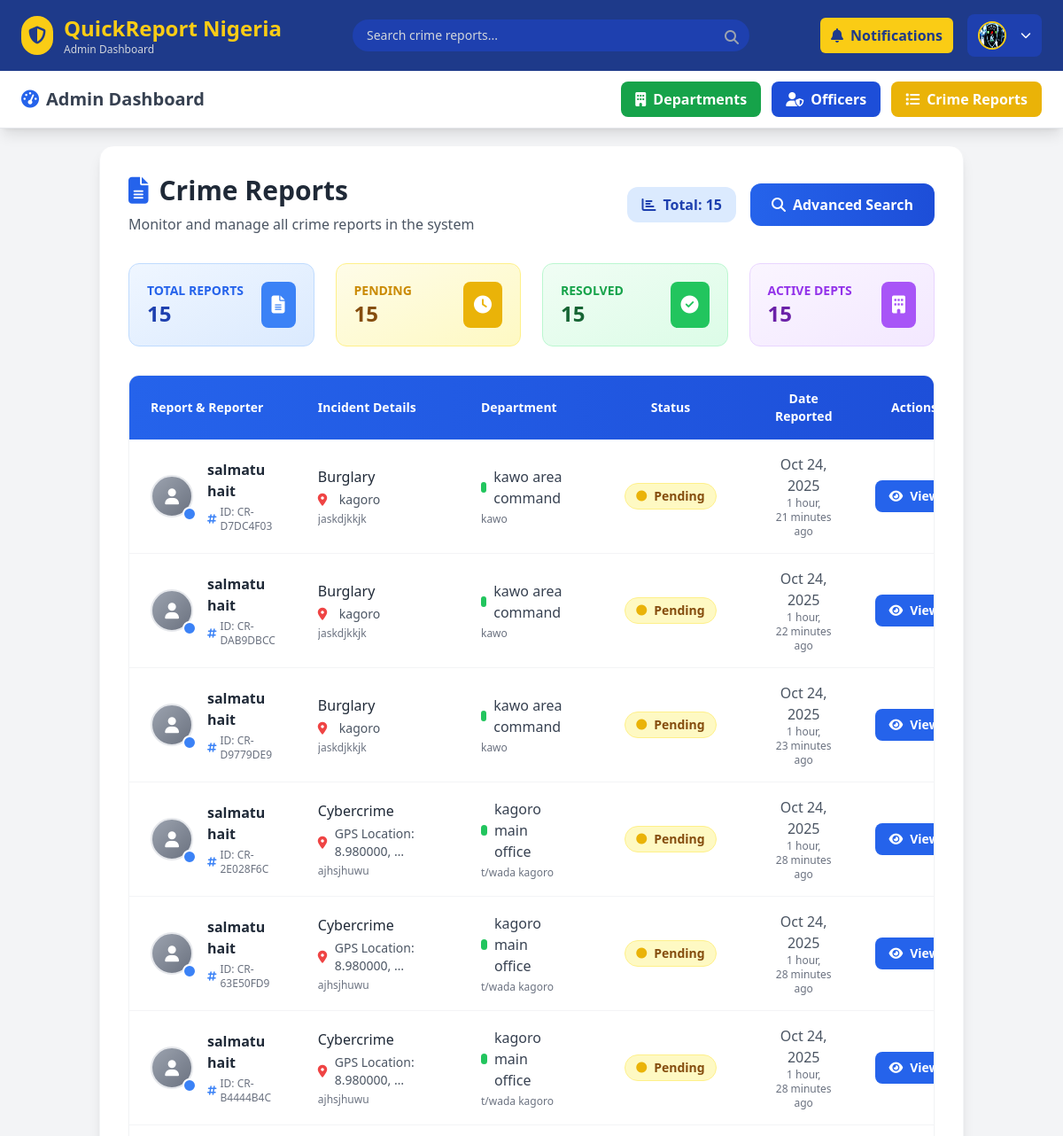
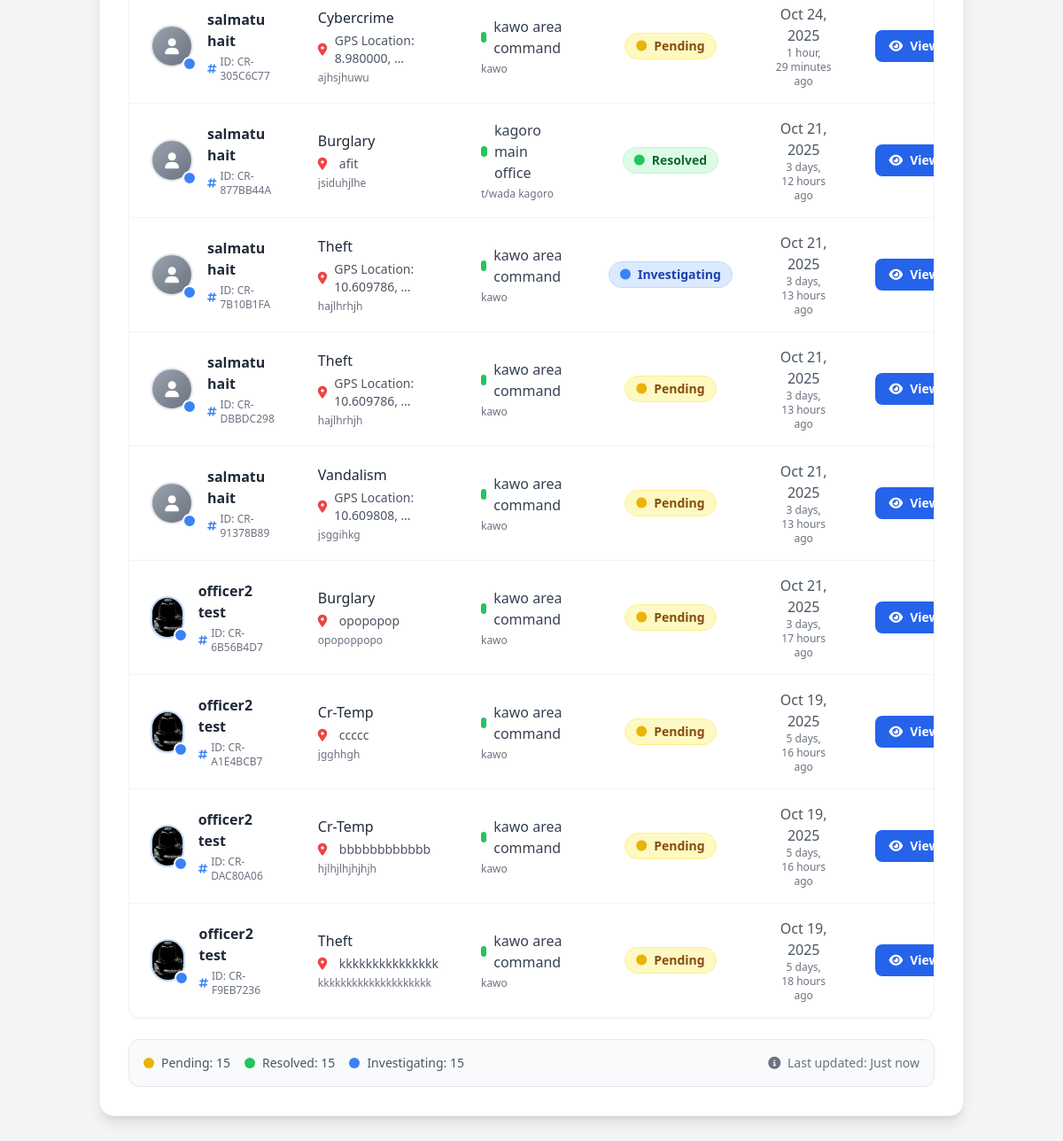
Screenshot of /reported-crime (signed in) with the database file from the repository (2 pictures, top to bottom).
### crime_app/models.py (models this page shows, shortened)
class CrimeReport(models.Model):
    STATUS_CHOICES = (
        ('Pending', 'Pending'),
        ('Investigating', 'Investigating'),
        ('Resolved', 'Resolved'),
        ('Dismissed', 'Dismissed')
    )
    PRIORITY_CHOICES = (
        ('Low', 'Low'),
        ('Medium', 'Medium'),
        ('High', 'High'),
        ('Emergency', 'Emergency')
    )
    INCIDENT_TYPES = [
        ('CR-TEMP', 'CR-TEMP'),
        ('ASSAULT', 'Assault'),
        ('BURGLARY', 'Burglary'),
        ('THEFT', 'Theft'),
        ('ROBBERY', 'Robbery'),
        ('VANDALISM', 'Vandalism'),
        ('FRAUD', 'Fraud'),
        ('CYBERCRIME', 'Cyber Crime'),
        ('DRUG_OFFENSE', 'Drug Offense'),
        ('TRAFFIC_ACCIDENT', 'Traffic Accident'),
        ('DOMESTIC_VIOLENCE', 'Domestic Violence'),
        ('HARASSMENT', 'Harassment'),
        ('OTHER', 'Other'),
    ]
    report_id = models.CharField(max_length=12, unique=True, editable=False)
    reporter = models.ForeignKey(User, on_delete=models.SET_NULL, null=True, blank=True, related_name='reports')
    department = models.ForeignKey(Department, on_delete=models.SET_NULL, null=True, blank=True)
    title = models.CharField(max_length=200)
    description = models.TextField()
    location = models.CharField(max_length=255)
    latitude = models.FloatField(null=True, blank=True)
    longitude = models.FloatField(null=True, blank=True)
    incident_type = models.CharField(max_length=50, choices=INCIDENT_TYPES)
    priority = models.CharField(max_length=20, choices=PRIORITY_CHOICES, default='Medium')
    evidence_image = models.ImageField(upload_to='evidence/images/%Y/%m/%d/', null=True, blank=True)
    evidence_video = models.FileField(upload_to='evidence/videos/%Y/%m/%d/', null=True, blank=True)
    evidence_audio = models.FileField(upload_to='evidence/audio/%Y/%m/%d/', null=True, blank=True)
    date_reported = models.DateTimeField(auto_now_add=True)
    date_updated = models.DateTimeField(auto_now=True)
    status = models.CharField(max_length=20, choices=STATUS_CHOICES, default='Pending')
    class Meta:
        ordering = ['-date_reported']
        indexes = [
            models.Index(fields=['status', 'date_reported']),
            models.Index(fields=['reporter', 'date_reported']),
            models.Index(fields=['department', 'date_reported']),
        ]
        verbose_name = "Crime Report"
        verbose_name_plural = "Crime Reports"

class User(AbstractUser):
    ROLE_CHOICES = (
        ('admin', 'Super Admin'),
        ('officer', 'Officer'),
        ('citizen', 'Citizen'),
    )
    role = models.CharField(max_length=20, choices=ROLE_CHOICES, default='citizen')
    phone = models.CharField(max_length=20, blank=True, null=True)
    address = models.TextField(blank=True, null=True)
    is_active = models.BooleanField(default=True)

class Department(models.Model):
    name = models.CharField(max_length=100, unique=True)
    location = models.CharField(max_length=150)
    contact_number = models.CharField(max_length=20, blank=True, null=True)
    established_date = models.DateField(blank=True, null=True)
    is_active = models.BooleanField(default=True)

class Officer(models.Model):
    RANK_CHOICES = [
        ('ASP', 'Assistant Superintendent of Police'),
        ('DSP', 'Deputy Superintendent of Police'),
        ('SP', 'Superintendent of Police'),
        ('CSP', 'Chief Superintendent of Police'),
        ('ACP', 'Assistant Commissioner of Police'),
        ('DCP', 'Deputy Commissioner of Police'),
        ('CP', 'Commissioner of Police'),
    ]
    user = models.OneToOneField(User, on_delete=models.CASCADE)
    rank = models.CharField(max_length=50, choices=RANK_CHOICES)
    badge_number = models.CharField(max_length=30, unique=True)
    department = models.ForeignKey('Department', on_delete=models.SET_NULL, null=True, blank=True, related_name='officers')
    profile_picture = models.ImageField(upload_to='officers/', blank=True, null=True)
    on_duty = models.BooleanField(default=True)

### crime_app/views.py (the view)
def reported_crime(request):
    if not request.user.is_authenticated or (not request.user.is_superuser and getattr(request.user, 'role', None) != 'admin'):
        messages.error(request, "Access denied. Admin privileges required.")
        return redirect('my-login')
    reports = CrimeReport.objects.all().order_by('-date_reported' , '-date_updated')
    return render(request, 'crime_app/adminPage/reported-crime.html', {'reports': reports})

### crime_app/context_processors.py (called while the page is built)
def officer_notifications(request):
    if request.user.is_authenticated and hasattr(request.user, 'officer'):
        officer = request.user.officer
        unread_count = officer.notifications.filter(is_read=False).count()
        recent_notifications = officer.notifications.order_by('-created_at')[:5]
    else:
        unread_count = 0
        recent_notifications = []
    return {
        'unread_count': unread_count,
        'recent_notifications': recent_notifications,
    }

### crime_app/templates/crime_app/adminPage/reported-crime.html (shortened to what this page needs)
{% extends "crime_app/adminPage/base.html" %}
{% load static %}
{% block content %}
<div class="bg-white rounded-2xl shadow-lg border border-gray-100 p-8">
  <div class="flex justify-between items-center mb-8">
    <div>
      <h1 class="text-3xl font-bold text-gray-800 flex items-center">
        <i class="fas fa-file-alt text-blue-600 mr-3"></i>
        Crime Reports
      </h1>
      <p class="text-gray-600 mt-2">Monitor and manage all crime reports in the system</p>
    </div>
    <div class="flex items-center space-x-4">
      <span class="bg-blue-100 text-blue-800 px-4 py-2 rounded-xl font-semibold flex items-center">
        <i class="fas fa-chart-bar mr-2"></i>
        Total: {{ reports.count }}
      </span>
      <a href="{% url 'search-crime' %}"
         class="bg-gradient-to-r from-blue-600 to-blue-700 hover:from-blue-700 hover:to-blue-800 text-white px-6 py-3 rounded-xl font-semibold transition flex items-center gap-2">
        <i class="fas fa-search"></i>
        Advanced Search
      </a>
    </div>
  </div>
  <div class="grid grid-cols-1 md:grid-cols-4 gap-6 mb-8">
    <div class="bg-gradient-to-br from-blue-50 to-blue-100 border border-blue-200 rounded-xl p-5">
      <div class="flex items-center justify-between">
        <div>
          <p class="text-blue-600 text-sm font-semibold">TOTAL REPORTS</p>
          <p class="text-2xl font-bold text-blue-800">{{ reports.count }}</p>
        </div>
        <div class="bg-blue-500 p-3 rounded-lg">
          <i class="fas fa-file-alt text-white text-xl"></i>
        </div>
      </div>
    </div>
    <div class="bg-gradient-to-br from-yellow-50 to-yellow-100 border border-yellow-200 rounded-xl p-5">
      <div class="flex items-center justify-between">
        <div>
          <p class="text-yellow-600 text-sm font-semibold">PENDING</p>
          <p class="text-2xl font-bold text-yellow-800">
            {% with pending_count=reports|dictsort:"status"|length %}
              {{ pending_count }}
            {% endwith %}
          </p>
        </div>
        <div class="bg-yellow-500 p-3 rounded-lg">
          <i class="fas fa-clock text-white text-xl"></i>
        </div>
      </div>
    </div>
    <div class="bg-gradient-to-br from-green-50 to-green-100 border border-green-200 rounded-xl p-5">
      <div class="flex items-center justify-between">
        <div>
          <p class="text-green-600 text-sm font-semibold">RESOLVED</p>
          <p class="text-2xl font-bold text-green-800">
            {% with resolved_count=reports|dictsort:"status"|length %}
              {{ resolved_count }}
            {% endwith %}
          </p>
        </div>
        <div class="bg-green-500 p-3 rounded-lg">
          <i class="fas fa-check-circle text-white text-xl"></i>
        </div>
      </div>
    </div>
    <div class="bg-gradient-to-br from-purple-50 to-purple-100 border border-purple-200 rounded-xl p-5">
      <div class="flex items-center justify-between">
        <div>
          <p class="text-purple-600 text-sm font-semibold">ACTIVE DEPTS</p>
          <p class="text-2xl font-bold text-purple-800">
            {% with dept_count=reports|dictsort:"department.id"|length %}
              {{ dept_count }}
            {% endwith %}
          </p>
        </div>
        <div class="bg-purple-500 p-3 rounded-lg">
          <i class="fas fa-building text-white text-xl"></i>
        </div>
      </div>
    </div>
  </div>
  <div class="bg-white rounded-xl shadow-sm border border-gray-100 overflow-hidden">
    <div class="overflow-x-auto">
      <table class="w-full">
        <thead class="bg-gradient-to-r from-blue-600 to-blue-700 text-white">
          <tr>
            <th class="px-6 py-4 text-left font-semibold text-sm">Report & Reporter</th>
            <th class="px-6 py-4 text-left font-semibold text-sm">Incident Details</th>
            <th class="px-6 py-4 text-left font-semibold text-sm">Department</th>
            <th class="px-6 py-4 text-center font-semibold text-sm">Status</th>
            <th class="px-6 py-4 text-center font-semibold text-sm">Date Reported</th>
            <th class="px-6 py-4 text-center font-semibold text-sm">Actions</th>
          </tr>
        </thead>
        <tbody class="divide-y divide-gray-100">
          {% for crime in reports %}
          <tr class="hover:bg-blue-50 transition duration-200 group">
            <td class="px-6 py-4">
              <div class="flex items-center space-x-4">
                <div class="relative">
                  {% if crime.reporter and crime.reporter.officer.profile_picture %}
                    <img src="{{ crime.reporter.officer.profile_picture.url }}"
                         alt="Officer Photo"
                         class="w-12 h-12 rounded-full object-cover border-2 border-blue-200 shadow-sm">
                  {% else %}
                    <div class="w-12 h-12 rounded-full bg-gradient-to-br from-gray-400 to-gray-500 flex items-center justify-center border-2 border-gray-200">
                      <i class="fas fa-user text-white text-lg"></i>
                    </div>
                  {% endif %}
                  <div class="absolute -bottom-1 -right-1 w-4 h-4 bg-blue-500 rounded-full border-2 border-white"></div>
                </div>
                <div>
                  <div class="font-semibold text-gray-800 group-hover:text-blue-700">
                    {% if crime.reporter %}
                      {{ crime.reporter.get_full_name }}
                    {% else %}
                      <span class="text-gray-500 italic">Anonymous</span>
                    {% endif %}
                  </div>
                  <div class="text-xs text-gray-500 flex items-center mt-1">
                    <i class="fas fa-hashtag mr-1 text-blue-500"></i>
                    ID: {{ crime.report_id }}
                  </div>
                </div>
              </div>
            </td>
            <td class="px-6 py-4">
              <div class="space-y-1">
                <div class="font-medium text-gray-800">{{ crime.incident_type|title }}</div>
                {% if crime.location %}
                <div class="flex items-center text-sm text-gray-600">
                  <i class="fas fa-map-marker-alt mr-2 text-red-500 w-4"></i>
                  {{ crime.location|truncatewords:3 }}
                </div>
                {% endif %}
                {% if crime.description %}
                <div class="text-xs text-gray-500 line-clamp-2">
                  {{ crime.description|truncatewords:8 }}
                </div>
                {% endif %}
              </div>
            </td>
            <td class="px-6 py-4">
              {% if crime.department %}
              <div class="flex items-center space-x-2">
                <div class="w-3 h-3 bg-green-500 rounded-full"></div>
                <span class="font-medium text-gray-700">{{ crime.department.name }}</span>
              </div>
              <div class="text-xs text-gray-500 mt-1">{{ crime.department.location|default:"" }}</div>
              {% else %}
              <span class="text-gray-400 italic text-sm">Unassigned</span>
              {% endif %}
            </td>
            <td class="px-6 py-4 text-center">
              <span class="inline-flex items-center px-3 py-1 rounded-full text-sm font-semibold
                {% if crime.status == 'Pending' %}bg-yellow-100 text-yellow-800 border border-yellow-200
                {% elif crime.status == 'Resolved' %}bg-green-100 text-green-800 border border-green-200
                {% elif crime.status == 'Investigating' %}bg-blue-100 text-blue-800 border border-blue-200
                {% elif crime.status == 'Dismissed' %}bg-red-100 text-red-800 border border-red-200
                {% else %}bg-gray-100 text-gray-800 border border-gray-200{% endif %}">
                <i class="fas fa-circle text-xs mr-2
                  {% if crime.status == 'Pending' %}text-yellow-500
                  {% elif crime.status == 'Resolved' %}text-green-500
                  {% elif crime.status == 'Investigating' %}text-blue-500
                  {% elif crime.status == 'Dismissed' %}text-red-500
                  {% else %}text-gray-500{% endif %}"></i>
                {{ crime.status }}
              </span>
            </td>
            <td class="px-6 py-4 text-center">
              <div class="text-gray-600 font-medium">{{ crime.date_reported|date:"M d, Y" }}</div>
              <div class="text-xs text-gray-500">{{ crime.date_reported|timesince }} ago</div>
            </td>
            <td class="px-6 py-4 text-center">
              <div class="flex justify-center space-x-2">
                <a href="{% url 'crime-detail' crime.id %}"
                   class="inline-flex items-center px-4 py-2 bg-blue-600 hover:bg-blue-700 text-white rounded-lg font-semibold transition transform hover:scale-105 text-sm">
                  <i class="fas fa-eye mr-2"></i>View
                </a>
              </div>
            </td>
          </tr>
          {% endfor %}
        </tbody>
      </table>
    </div>
  </div>
  {% if reports %}
  <div class="mt-6 bg-gray-50 border border-gray-200 rounded-xl p-4">
    <div class="flex items-center justify-between text-sm text-gray-600">
      <div class="flex items-center space-x-4">
        <div class="flex items-center">
          <div class="w-3 h-3 bg-yellow-500 rounded-full mr-2"></div>
          <span>Pending:
            {% with pending_count=reports|dictsort:"status"|length %}
              {{ pending_count }}
            {% endwith %}
          </span>
        </div>
        <div class="flex items-center">
          <div class="w-3 h-3 bg-green-500 rounded-full mr-2"></div>
          <span>Resolved:
            {% with resolved_count=reports|dictsort:"status"|length %}
              {{ resolved_count }}
            {% endwith %}
          </span>
        </div>
        <div class="flex items-center">
          <div class="w-3 h-3 bg-blue-500 rounded-full mr-2"></div>
          <span>Investigating:
            {% with investigating_count=reports|dictsort:"status"|length %}
              {{ investigating_count }}
            {% endwith %}
          </span>
        </div>
      </div>
      <div class="text-gray-500">
        <i class="fas fa-info-circle mr-1"></i>
        Last updated: Just now
      </div>
    </div>
  </div>
  {% endif %}
</div>
{% endblock %}

### crime_app/templates/crime_app/adminPage/base.html (style rules this page uses)
body { padding-top: 140px; }

### crime_app/templates/crime_app/adminPage/reported-crime.html (style rules this page uses)
.transition { transition: all 0.3s ease; }
.transform { transform: scale(1); }
.line-clamp-2 { display: -webkit-box; -webkit-line-clamp: 2; -webkit-box-orient: vertical; overflow: hidden; }

### rows the page displays
CrimeReport: reporter.get_full_name "salmatu hait", report_id "CR-D7DC4F03", incident_type "Burglary", location "kagoro", description "jaskdjkkjk", department.name "kawo area command", department.location "kawo", status "Pending", date_reported "Oct 24, 2025", date_reported "1 hour, 21 minutes"
CrimeReport: reporter.get_full_name "salmatu hait", report_id "CR-DAB9DBCC", incident_type "Burglary", location "kagoro", description "jaskdjkkjk", department.name "kawo area command", department.location "kawo", status "Pending", date_reported "Oct 24, 2025", date_reported "1 hour, 22 minutes"
CrimeReport: reporter.get_full_name "salmatu hait", report_id "CR-D9779DE9", incident_type "Burglary", location "kagoro", description "jaskdjkkjk", department.name "kawo area command", department.location "kawo", status "Pending", date_reported "Oct 24, 2025", date_reported "1 hour, 23 minutes"
CrimeReport: reporter.get_full_name "salmatu hait", report_id "CR-2E028F6C", incident_type "Cybercrime", location "GPS Location: 8.980000, …", description "ajhsjhuwu", department.name "kagoro main office", department.location "t/wada kagoro", status "Pending", date_reported "Oct 24, 2025", date_reported "1 hour, 28 minutes"
CrimeReport: reporter.get_full_name "salmatu hait", report_id "CR-63E50FD9", incident_type "Cybercrime", location "GPS Location: 8.980000, …", description "ajhsjhuwu", department.name "kagoro main office", department.location "t/wada kagoro", status "Pending", date_reported "Oct 24, 2025", date_reported "1 hour, 28 minutes"
CrimeReport: reporter.get_full_name "salmatu hait", report_id "CR-B4444B4C", incident_type "Cybercrime", location "GPS Location: 8.980000, …", description "ajhsjhuwu", department.name "kagoro main office", department.location "t/wada kagoro", status "Pending", date_reported "Oct 24, 2025", date_reported "1 hour, 28 minutes"
CrimeReport: reporter.get_full_name "salmatu hait", report_id "CR-305C6C77", incident_type "Cybercrime", location "GPS Location: 8.980000, …", description "ajhsjhuwu", department.name "kawo area command", department.location "kawo", status "Pending", date_reported "Oct 24, 2025", date_reported "1 hour, 29 minutes"
CrimeReport: reporter.get_full_name "salmatu hait", report_id "CR-877BB44A", incident_type "Burglary", location "afit", description "jsiduhjlhe", department.name "kagoro main office", department.location "t/wada kagoro", status "Resolved", date_reported "Oct 21, 2025", date_reported "3 days, 12 hours"
CrimeReport: reporter.get_full_name "salmatu hait", report_id "CR-7B10B1FA", incident_type "Theft", location "GPS Location: 10.609786, …", description "hajlhrhjh", department.name "kawo area command", department.location "kawo", status "Investigating", date_reported "Oct 21, 2025", date_reported "3 days, 13 hours"
CrimeReport: reporter.get_full_name "salmatu hait", report_id "CR-DBBDC298", incident_type "Theft", location "GPS Location: 10.609786, …", description "hajlhrhjh", department.name "kawo area command", department.location "kawo", status "Pending", date_reported "Oct 21, 2025", date_reported "3 days, 13 hours"
CrimeReport: reporter.get_full_name "salmatu hait", report_id "CR-91378B89", incident_type "Vandalism", location "GPS Location: 10.609808, …", description "jsggihkg", department.name "kawo area command", department.location "kawo", status "Pending", date_reported "Oct 21, 2025", date_reported "3 days, 13 hours"
CrimeReport: reporter.officer.profile_picture (picture), reporter.get_full_name "officer2 test", report_id "CR-6B56B4D7", incident_type "Burglary", location "opopopop", description "opopoppopo", department.name "kawo area command", department.location "kawo", status "Pending", date_reported "Oct 21, 2025", date_reported "3 days, 17 hours"
CrimeReport: reporter.officer.profile_picture (picture), reporter.get_full_name "officer2 test", report_id "CR-A1E4BCB7", incident_type "Cr-Temp", location "ccccc", description "jgghhgh", department.name "kawo area command", department.location "kawo", status "Pending", date_reported "Oct 19, 2025", date_reported "5 days, 16 hours"
CrimeReport: reporter.officer.profile_picture (picture), reporter.get_full_name "officer2 test", report_id "CR-DAC80A06", incident_type "Cr-Temp", location "bbbbbbbbbbbb", description "hjlhjlhjhjhjh", department.name "kawo area command", department.location "kawo", status "Pending", date_reported "Oct 19, 2025", date_reported "5 days, 16 hours"
CrimeReport: reporter.officer.profile_picture (picture), reporter.get_full_name "officer2 test", report_id "CR-F9EB7236", incident_type "Theft", location "kkkkkkkkkkkkkkk", description "kkkkkkkkkkkkkkkkkkkk", department.name "kawo area command", department.location "kawo", status "Pending", date_reported "Oct 19, 2025", date_reported "5 days, 18 hours"

### other values shown
{{ reports.count }} "15"
{{ pending_count }} "15"
{{ resolved_count }} "15"
{{ dept_count }} "15"
{{ investigating_count }} "15"
